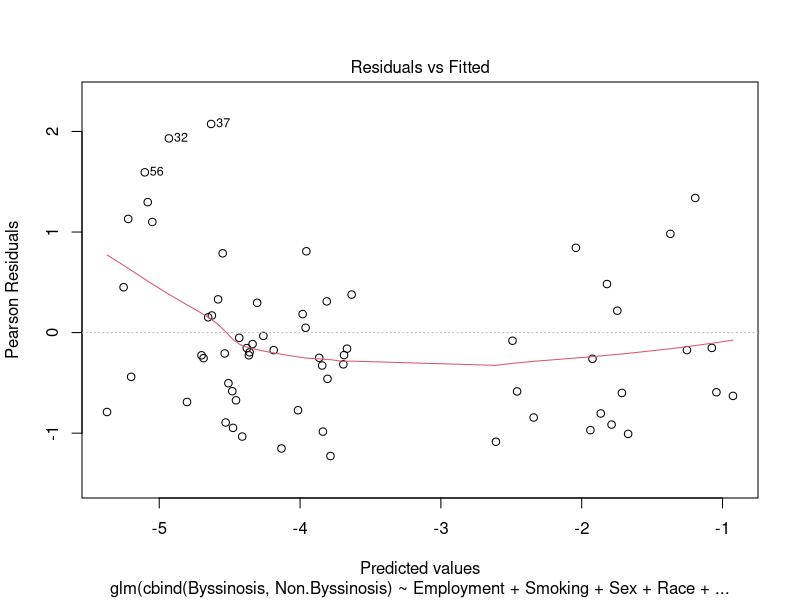
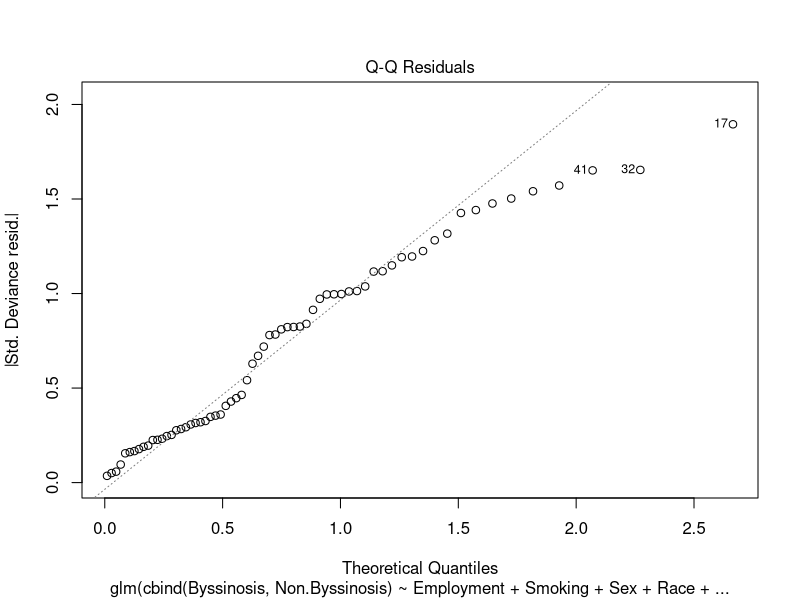
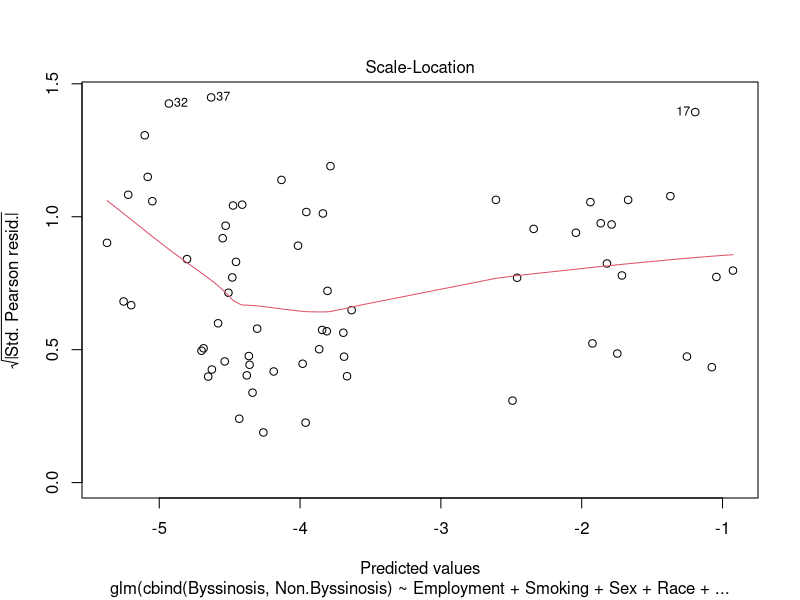
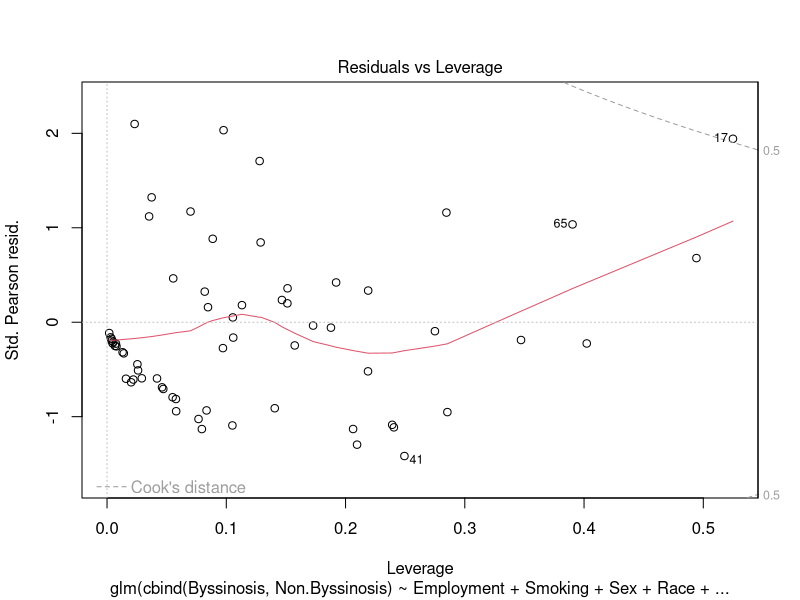

R code for these plots, in order:
## ---- chunk 1
knitr::opts_chunk$set(echo = TRUE)
## ---- chunk 2
byss <- read.csv("Byssinosis.csv")

## wide to long
n <- nrow(byss)
countColumns <- c(which(names(byss) == "Byssinosis"), which(names(byss) ==
                                                              "Non.Byssinosis"))
longByss <- rbind(cbind(Byss=1,byss[rep(1:n, byss[,"Byssinosis"]), -countColumns]),
                  cbind(Byss=0, byss[rep(1:n, byss[,"Non.Byssinosis"]), -countColumns])
)
row.names(longByss) <- 1:nrow(longByss)

## ---- chunk 3
workspace_factor = with(longByss, factor(Workspace))
glm_full = glm(factor(Byss)~Employment+Smoking+Sex+Race+workspace_factor,
               family=binomial, data=longByss)

summary(glm_full)
BIC(glm_full)
## ---- chunk 4
glm_fullwide = glm(cbind(Byssinosis, Non.Byssinosis) ~ Employment+Smoking+Sex+Race+
                     factor(Workspace), family = binomial, data = byss)
summary(glm_fullwide)
BIC(glm_fullwide)
## ---- chunk 5
plot(glm_fullwide)
## ---- chunk 6
## likelihood ratio test
myGlm = glm(cbind(Byssinosis, Non.Byssinosis)~factor(Workspace), 
            family = binomial, data = byss)
myGlm20 <- glm(cbind(Byssinosis, Non.Byssinosis)~1, family = binomial, data = byss)
LRstat <- -2*(logLik(myGlm20)-logLik(myGlm))
## statistic:
anova(myGlm20, myGlm)
## p-value:
1-pchisq(anova(myGlm20, myGlm)[2, 4],2)
## ---- chunk 7
## CI's for log-odds of Y=1 if x=0
est <- coef(myGlm)[1]
estSE <- sqrt(vcov(myGlm)[1, 1])
ci2 <- c(est + qnorm(0.05/2)*estSE, est - qnorm(0.05/2)*estSE)
ci2
## ---- chunk 8
work1 <- with(byss, Workspace==1)
work2 <- with(byss, Workspace==2)
work3 <- with(byss, Workspace==3)

glm(cbind(Byssinosis, Non.Byssinosis) ~ Employment+Smoking, family=binomial,
    data=byss[work1,])$coef
glm(cbind(Byssinosis, Non.Byssinosis) ~ Employment+Smoking, family=binomial,
    data=byss[work2,])$coef
glm(cbind(Byssinosis, Non.Byssinosis) ~ Employment+Smoking, family=binomial,
    data=byss[work3,])$coef

glm(cbind(Byssinosis, Non.Byssinosis) ~ Employment+Smoking, family=binomial,
    data=byss)$coef
